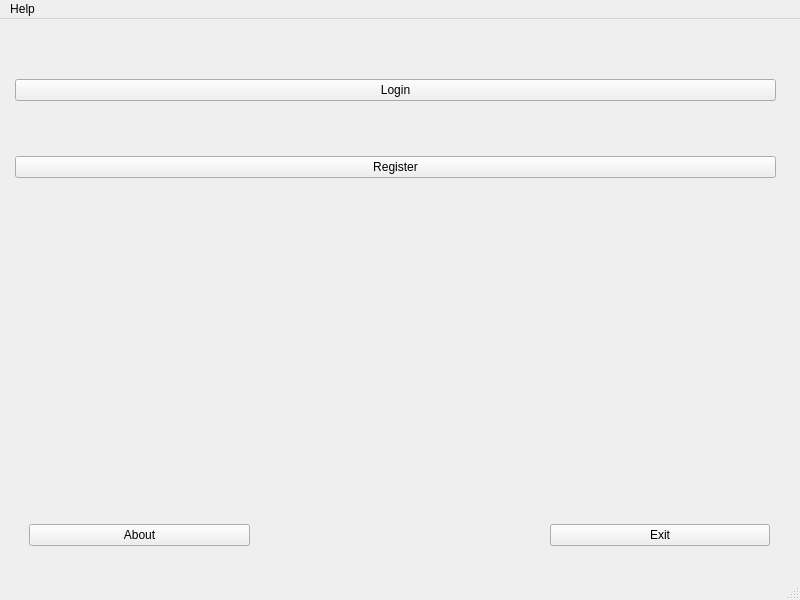
<?xml version="1.0" encoding="UTF-8"?>
<ui version="4.0">
 <class>MainWindow</class>
 <widget class="QMainWindow" name="MainWindow">
  <property name="geometry">
   <rect>
    <x>0</x>
    <y>0</y>
    <width>800</width>
    <height>600</height>
   </rect>
  </property>
  <property name="windowTitle">
   <string>MainWindow</string>
  </property>
  <widget class="QWidget" name="centralwidget">
   <widget class="QWidget" name="verticalLayoutWidget">
    <property name="geometry">
     <rect>
      <x>10</x>
      <y>10</y>
      <width>771</width>
      <height>201</height>
     </rect>
    </property>
    <layout class="QVBoxLayout" name="verticalLayout" stretch="0,0">
     <property name="spacing">
      <number>10</number>
     </property>
     <property name="leftMargin">
      <number>5</number>
     </property>
     <property name="topMargin">
      <number>5</number>
     </property>
     <property name="rightMargin">
      <number>5</number>
     </property>
     <property name="bottomMargin">
      <number>5</number>
     </property>
     <item>
      <widget class="QPushButton" name="pushLogin">
       <property name="text">
        <string>Login</string>
       </property>
      </widget>
     </item>
     <item>
      <widget class="QPushButton" name="pushRegister">
       <property name="text">
        <string>Register</string>
       </property>
      </widget>
     </item>
    </layout>
   </widget>
   <widget class="QWidget" name="horizontalLayoutWidget">
    <property name="geometry">
     <rect>
      <x>19</x>
      <y>489</y>
      <width>761</width>
      <height>54</height>
     </rect>
    </property>
    <layout class="QHBoxLayout" name="horizontalLayout">
     <property name="spacing">
      <number>300</number>
     </property>
     <property name="leftMargin">
      <number>10</number>
     </property>
     <property name="topMargin">
      <number>10</number>
     </property>
     <property name="rightMargin">
      <number>10</number>
     </property>
     <property name="bottomMargin">
      <number>10</number>
     </property>
     <item>
      <widget class="QPushButton" name="pushAbout">
       <property name="text">
        <string>About</string>
       </property>
      </widget>
     </item>
     <item>
      <widget class="QPushButton" name="pushExit">
       <property name="text">
        <string>Exit</string>
       </property>
      </widget>
     </item>
    </layout>
   </widget>
  </widget>
  <widget class="QMenuBar" name="menubar">
   <property name="geometry">
    <rect>
     <x>0</x>
     <y>0</y>
     <width>800</width>
     <height>30</height>
    </rect>
   </property>
   <widget class="QMenu" name="menuHelp">
    <property name="title">
     <string>Help</string>
    </property>
    <addaction name="actionAbout"/>
    <addaction name="actionLicense"/>
   </widget>
   <addaction name="menuHelp"/>
  </widget>
  <widget class="QStatusBar" name="statusbar"/>
  <action name="actionAbout">
   <property name="text">
    <string>About</string>
   </property>
  </action>
  <action name="actionLicense">
   <property name="text">
    <string>License</string>
   </property>
  </action>
 </widget>
 <resources/>
 <connections/>
</ui>
